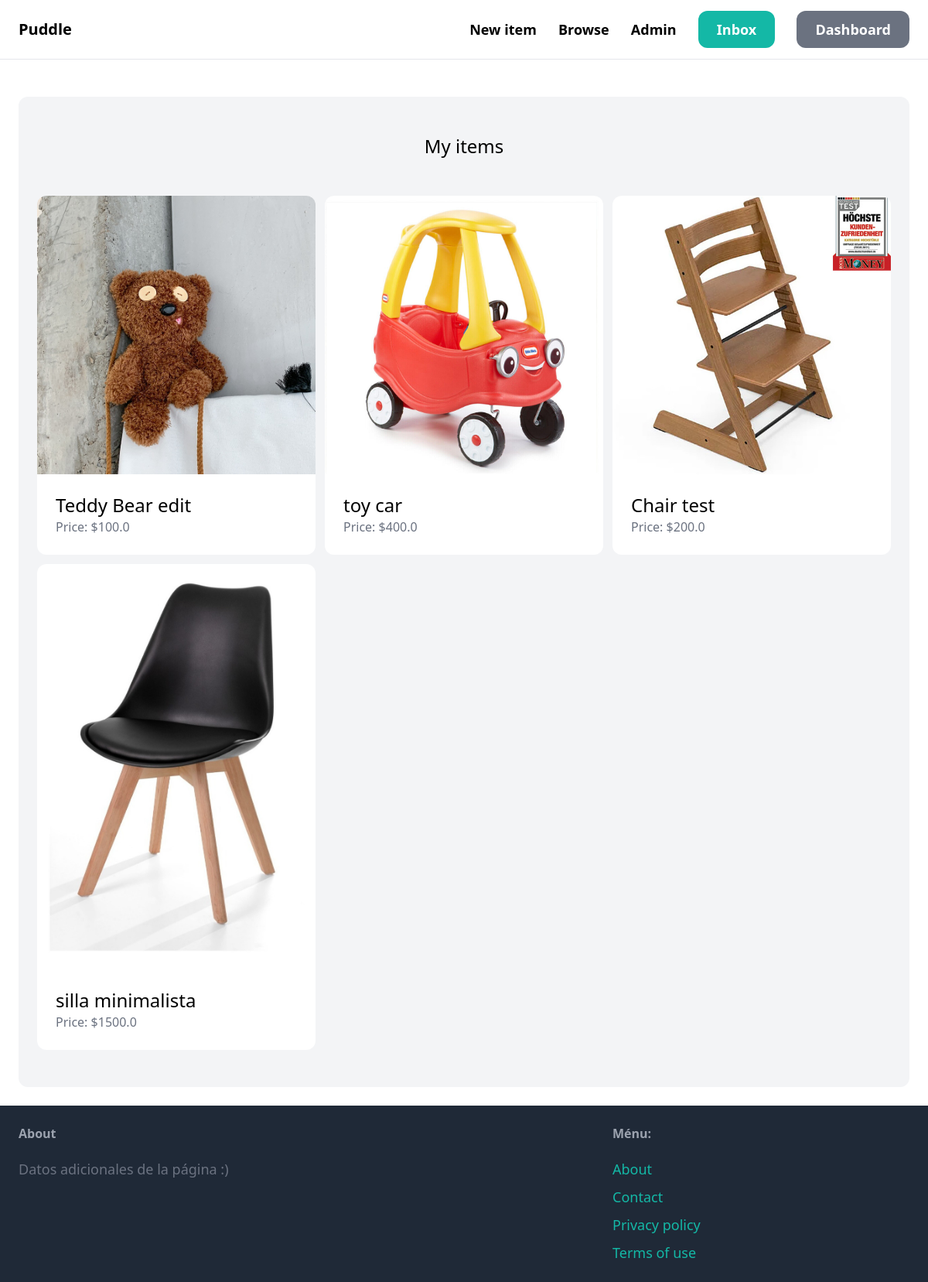
Before: /dashboard/ (signed in) with the older database file.
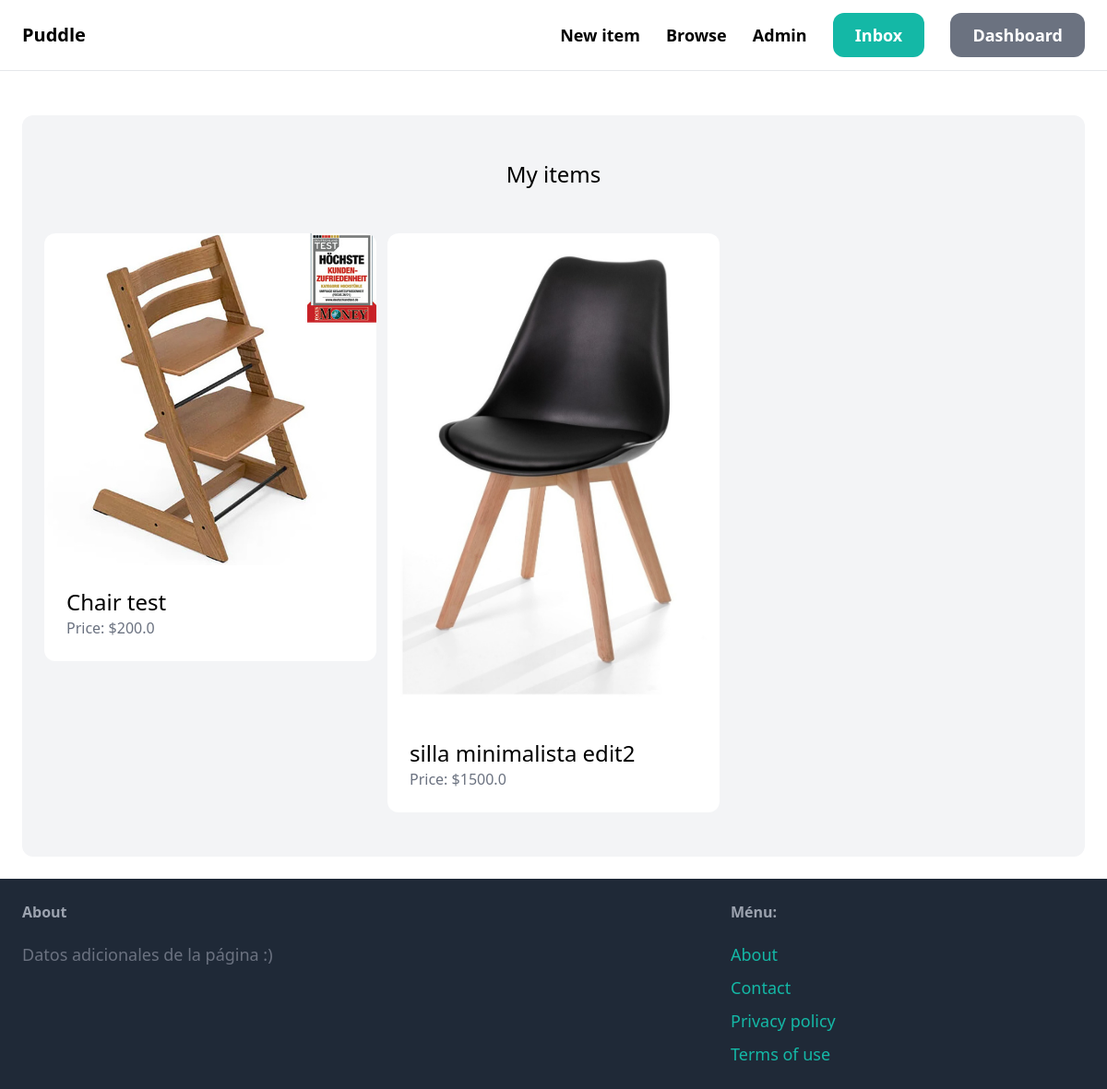
After: the same page with the newer database file.
### item/models.py (models this page shows, shortened)
class Item(models.Model):
    category = models.ForeignKey(Category,related_name='items',on_delete=models.CASCADE)
    name = models.CharField(max_length=255)
    description = models.TextField(blank=True,null=True)
    price = models.FloatField()
    image = models.ImageField(upload_to='item_images',blank=True,null=True)
    is_sold = models.BooleanField(default=False)
    created_by = models.ForeignKey(User,related_name='items',on_delete=models.CASCADE)
    created_at = models.DateTimeField(auto_now_add=True)

### dashboard/views.py (the view)
# urls.py: path('',index,name='index'),
@login_required
def index(request):
    items = Item.objects.filter(created_by=request.user)
    return render(request, 'dashboard/index.html', {
        'items': items
    })

### dashboard/templates/dashboard/index.html (shortened to what this page needs)
{% extends 'core/base.html' %}
{% block content %}
    <div class="mt-6 px-6 py-12 bg-gray-100 rounded-xl">
        <h2 class="mb-12 text-2xl text-center">My items</h2>
        <div class="grid grid-cols-3 gap-3">
            {% for item in items %}
            <div>
                <a href="{% url 'item:detail' item.id %}">
                    <div>
                        <img class="rounded-t-xl" src="{{item.image.url}}" alt="">
                    </div>
                    <div class="p-6 bg-white rounded-b-xl">
                        <h2 class="text-2xl"> {{item.name}} </h2>
                        <p class="text-gray-500">Price: ${{item.price}} </p>
                    </div>
                </a>
            </div>
            {% endfor %}
        </div>
    </div>
{% endblock %}

Changed rows visible on the page:
no longer on this page (row edited): Item: image (picture), name "Teddy Bear edit", price "100.0"
removed Item: image (picture), name "toy car", price "400.0"
changed Item: name "silla minimalista" → "silla minimalista edit2"
